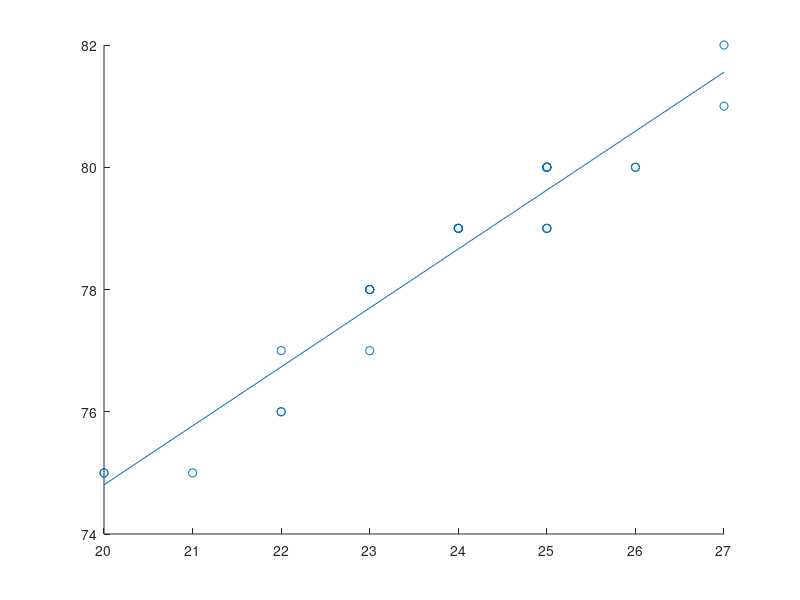

Source code (MATLAB):
x = [20 * ones(1, 2), 21, 22 * ones(1, 3), 23 * ones(1, 6), 24 * ones(1, 5), 25 * ones(1, 9), 26 * ones(1, 2), 27 * ones(1, 2)];
y = [75 * ones(1, 3), 76 * ones(1, 2), 77 * ones(1, 2), 78 * ones(1, 5), 79 * ones(1, 8), 80 * ones(1, 8), 81, 82];

mx = mean(x); 
my = mean(y);
fprintf('mx = %.2f, my = %.2f\n', mx, my);

vx = var(x, 1); 
vy = var(y, 1);
fprintf('vx = %.2f, vy = %.2f\n', vx, vy);

c = cov(x, y, 1);
cc = corrcoef(x, y);
ccoef = cc(1, 2);

scatter(x, y);
xregr = 20:0.1:27;
yregr = (ccoef * sqrt(vy) / sqrt(vx)) * (xregr - mean(x)) + my;
hold on
plot(xregr, yregr);